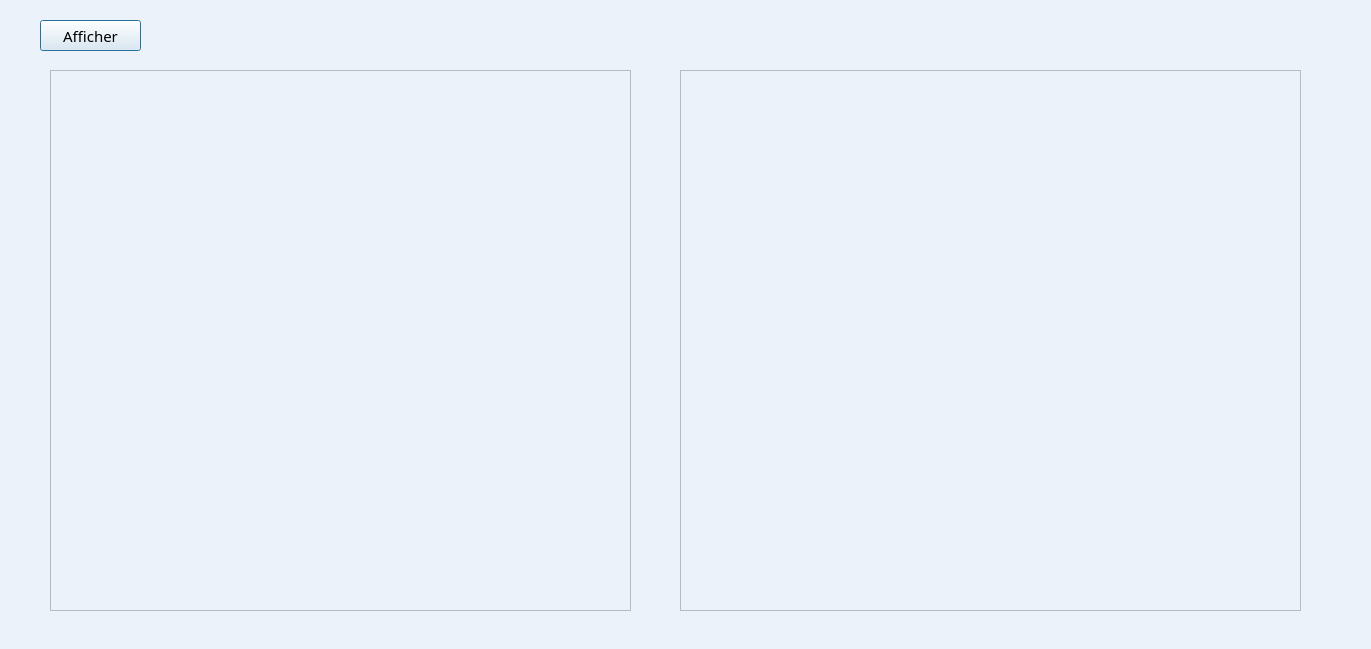
<?xml version="1.0" encoding="UTF-8"?>
<ui version="4.0">
 <class>statistique</class>
 <widget class="QDialog" name="statistique">
  <property name="geometry">
   <rect>
    <x>0</x>
    <y>0</y>
    <width>1371</width>
    <height>649</height>
   </rect>
  </property>
  <property name="windowTitle">
   <string>Dialog</string>
  </property>
  <property name="styleSheet">
   <string notr="true">background-color: rgb(235, 242, 250);
</string>
  </property>
  <widget class="QPushButton" name="pushButton">
   <property name="geometry">
    <rect>
     <x>40</x>
     <y>20</y>
     <width>101</width>
     <height>31</height>
    </rect>
   </property>
   <property name="font">
    <font>
     <family>Segoe Print</family>
     <pointsize>11</pointsize>
    </font>
   </property>
   <property name="text">
    <string>Afficher</string>
   </property>
  </widget>
  <widget class="QGraphicsView" name="Employe_label_Stats">
   <property name="geometry">
    <rect>
     <x>50</x>
     <y>70</y>
     <width>581</width>
     <height>541</height>
    </rect>
   </property>
   <property name="styleSheet">
    <string notr="true">font: 10pt &quot;Segoe Print&quot;;</string>
   </property>
  </widget>
  <widget class="QGraphicsView" name="thanya_label_Stats">
   <property name="geometry">
    <rect>
     <x>680</x>
     <y>70</y>
     <width>621</width>
     <height>541</height>
    </rect>
   </property>
   <property name="font">
    <font>
     <family>Segoe Print</family>
     <pointsize>10</pointsize>
    </font>
   </property>
   <property name="styleSheet">
    <string notr="true"/>
   </property>
  </widget>
 </widget>
 <resources/>
 <connections/>
</ui>
